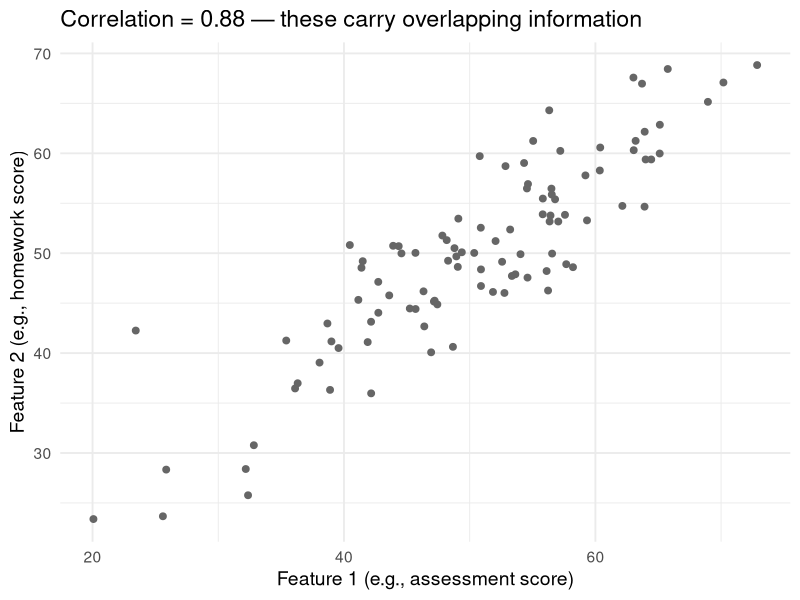
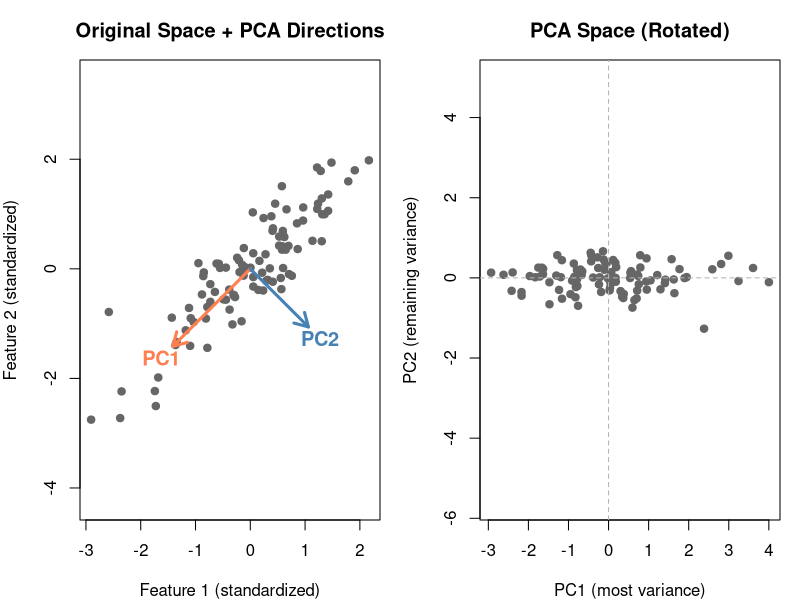
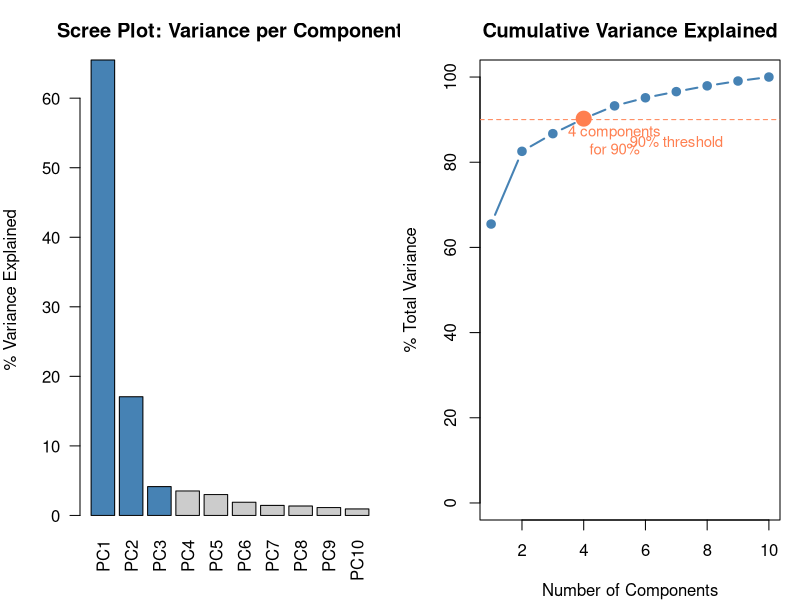
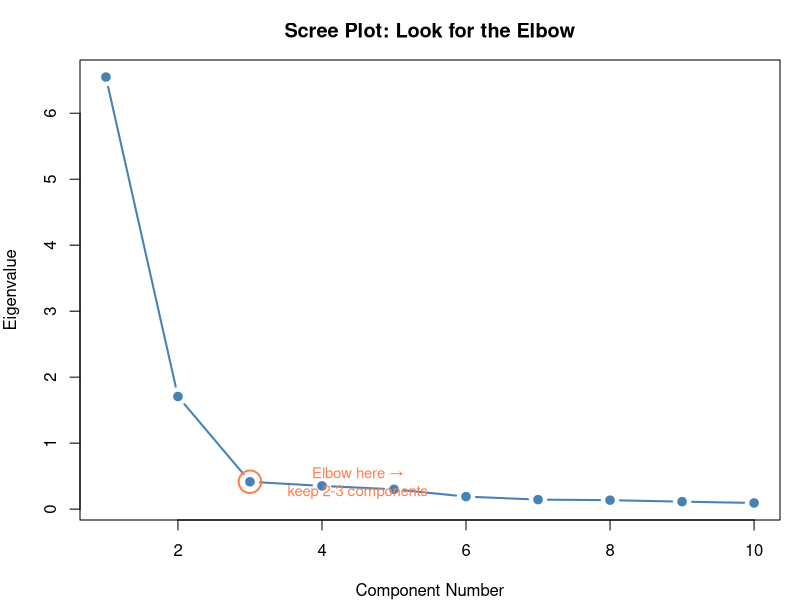
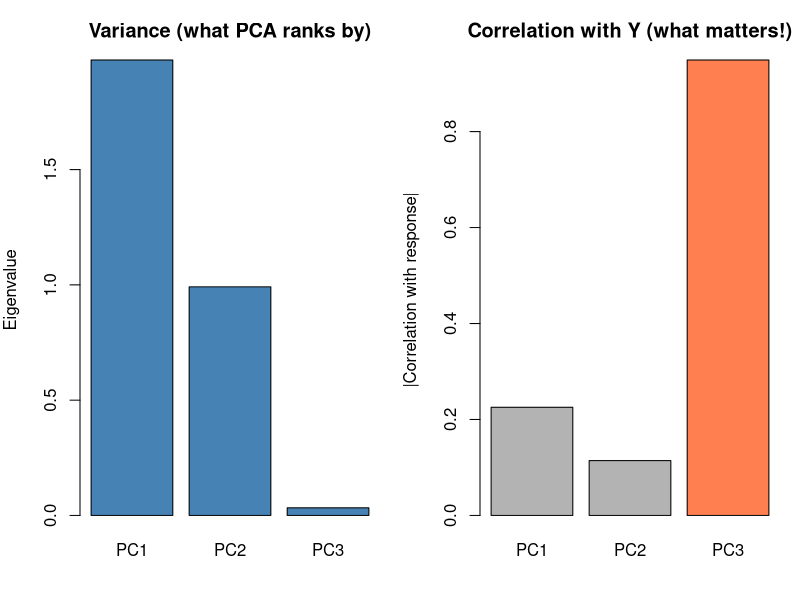
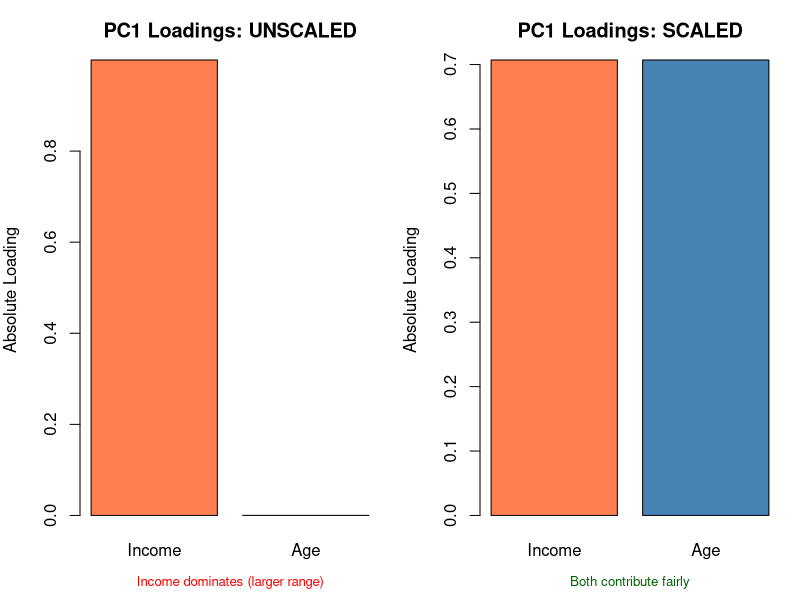
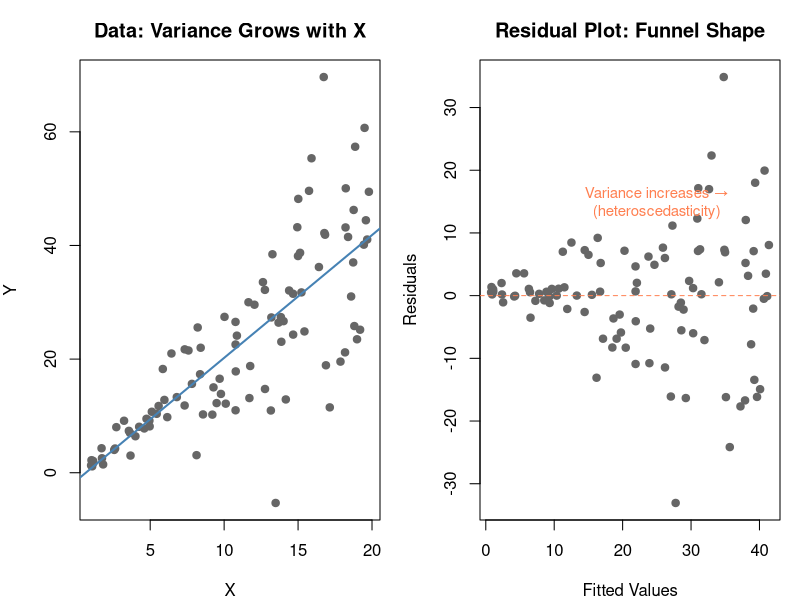

Generate these figures, in order, with R: (Note: this script raises an error after producing the figures.)
## ---- chunk 1
#| label: fig-correlated-data
#| fig-cap: "These two features are highly correlated — they carry redundant information"

library(ggplot2)
set.seed(42)

n <- 100

# Two correlated features
x1 <- rnorm(n, 50, 10)
x2 <- 0.8 * x1 + rnorm(n, 10, 5)  # correlated with x1

df <- data.frame(x1 = x1, x2 = x2)

ggplot(df, aes(x1, x2)) +
  geom_point(size = 2, color = "gray40") +
  theme_minimal(base_size = 14) +
  labs(x = "Feature 1 (e.g., assessment score)",
       y = "Feature 2 (e.g., homework score)",
       title = paste0("Correlation = ", round(cor(x1, x2), 2),
                       " — these carry overlapping information"))
## ---- chunk 2
#| label: fig-pca-rotation
#| fig-cap: "PCA rotates the axes to align with the directions of maximum variance"

# Standardize
df_s <- scale(df)

# PCA
pca <- prcomp(df_s)

# Plot original data with PCA directions
par(mfrow = c(1, 2), mar = c(4, 4, 3, 1))

# Original space with PCA arrows
plot(df_s[, 1], df_s[, 2], pch = 19, col = "gray40", asp = 1,
  main = "Original Space + PCA Directions",
  xlab = "Feature 1 (standardized)", ylab = "Feature 2 (standardized)")

# PC1 direction
arrows(0, 0, pca$rotation[1, 1] * 2, pca$rotation[2, 1] * 2,
  col = "coral", lwd = 3, length = 0.15)
text(pca$rotation[1, 1] * 2.3, pca$rotation[2, 1] * 2.3,
  "PC1", col = "coral", font = 2, cex = 1.2)

# PC2 direction
arrows(0, 0, pca$rotation[1, 2] * 1.5, pca$rotation[2, 2] * 1.5,
  col = "steelblue", lwd = 3, length = 0.15)
text(pca$rotation[1, 2] * 1.8, pca$rotation[2, 2] * 1.8,
  "PC2", col = "steelblue", font = 2, cex = 1.2)

# Rotated space (PCA scores)
scores <- pca$x
plot(scores[, 1], scores[, 2], pch = 19, col = "gray40", asp = 1,
  main = "PCA Space (Rotated)",
  xlab = "PC1 (most variance)", ylab = "PC2 (remaining variance)")
abline(h = 0, v = 0, lty = 2, col = "gray70")

par(mfrow = c(1, 1))
## ---- chunk 3
#| label: fig-eigenvalues
#| fig-cap: "Eigenvalues tell you how much variance each component captures"

# Show eigenvalues
eigenvalues <- pca$sdev^2
var_explained <- eigenvalues / sum(eigenvalues) * 100

cat("Eigenvalues:\n")
cat(sprintf("  PC1: %.2f (%.1f%% of variance)\n", eigenvalues[1], var_explained[1]))
cat(sprintf("  PC2: %.2f (%.1f%% of variance)\n", eigenvalues[2], var_explained[2]))
cat(sprintf("\nPC1 alone captures %.1f%% of the information!\n", var_explained[1]))
cat("With correlated data, you can often drop PC2 and lose very little.")
## ---- chunk 4
#| label: fig-high-dim
#| fig-cap: "10 correlated features compressed into components — most variance in first 2-3"

set.seed(42)

# Generate 10 correlated features (all driven by 2 hidden factors)
hidden1 <- rnorm(n)
hidden2 <- rnorm(n)

features <- matrix(nrow = n, ncol = 10)
for (j in 1:10) {
  w1 <- runif(1, 0.5, 1.5) * sample(c(-1, 1), 1)
  w2 <- runif(1, 0.2, 0.8) * sample(c(-1, 1), 1)
  features[, j] <- w1 * hidden1 + w2 * hidden2 + rnorm(n, 0, 0.5)
}
colnames(features) <- paste0("X", 1:10)

# PCA
pca10 <- prcomp(scale(features))
var_exp10 <- pca10$sdev^2 / sum(pca10$sdev^2) * 100
cum_var <- cumsum(var_exp10)

par(mfrow = c(1, 2), mar = c(4, 4, 3, 1))

# Scree plot
barplot(var_exp10, names.arg = paste0("PC", 1:10),
  col = ifelse(cum_var <= 90, "steelblue", "gray80"),
  main = "Scree Plot: Variance per Component",
  ylab = "% Variance Explained", las = 2)

# Cumulative variance
plot(1:10, cum_var, type = "b", pch = 19, col = "steelblue", lwd = 2,
  main = "Cumulative Variance Explained",
  xlab = "Number of Components", ylab = "% Total Variance",
  ylim = c(0, 100))
abline(h = 90, lty = 2, col = "coral")
text(7, 85, "90% threshold", col = "coral", cex = 0.9)

# Mark how many needed for 90%
n_for_90 <- which(cum_var >= 90)[1]
points(n_for_90, cum_var[n_for_90], pch = 19, cex = 2, col = "coral")
text(n_for_90 + 1, cum_var[n_for_90] - 5,
  paste0(n_for_90, " components\nfor 90%"), col = "coral", cex = 0.9)

par(mfrow = c(1, 1))
## ---- chunk 5
#| label: fig-scree-elbow
#| fig-cap: "The scree plot elbow suggests 2-3 components are sufficient"

plot(1:10, pca10$sdev^2, type = "b", pch = 19, col = "steelblue", lwd = 2,
  main = "Scree Plot: Look for the Elbow",
  xlab = "Component Number", ylab = "Eigenvalue")

# Highlight the elbow
points(3, pca10$sdev[3]^2, pch = 1, cex = 3, col = "coral", lwd = 2)
text(4.5, pca10$sdev[3]^2, "Elbow here →\nkeep 2-3 components",
  col = "coral", cex = 0.9)
## ---- chunk 6
#| label: fig-pca-trap
#| fig-cap: "PC1 has the most variance but PC3 actually predicts the response"

set.seed(42)

# Create data where the signal is in a low-variance direction
n_trap <- 150
noise_big <- rnorm(n_trap, 0, 5)    # big variance, no signal
noise_med <- rnorm(n_trap, 0, 3)    # medium variance, no signal
signal <- rnorm(n_trap, 0, 1)       # small variance, IS the signal

X_trap <- cbind(
  noise_big + 0.1 * signal,
  noise_med + 0.05 * signal,
  0.5 * noise_big + 0.8 * signal    # signal mixed in
)

y_trap <- 3 * signal + rnorm(n_trap, 0, 0.5)  # y depends on the hidden signal

pca_trap <- prcomp(scale(X_trap))

# Correlation of each PC with y
pc_cor <- sapply(1:3, function(j) cor(pca_trap$x[, j], y_trap))

par(mfrow = c(1, 2), mar = c(4, 4, 3, 1))

barplot(pca_trap$sdev^2, names.arg = paste0("PC", 1:3),
  col = "steelblue", main = "Variance (what PCA ranks by)",
  ylab = "Eigenvalue")

barplot(abs(pc_cor), names.arg = paste0("PC", 1:3),
  col = c("gray70", "gray70", "coral"),
  main = "Correlation with Y (what matters!)",
  ylab = "|Correlation with response|")

par(mfrow = c(1, 1))

cat("PC1 has the MOST variance but the LEAST predictive power.\n")
cat("PC3 has the LEAST variance but the MOST predictive power.\n")
cat("\nThis is why you MUST validate PCA-based models on actual prediction.\n")
cat("Don't blindly drop low-variance components!")
## ---- chunk 7
#| label: fig-scaling-pca
#| fig-cap: "Without scaling, the high-range feature dominates PC1"

set.seed(42)

# Income: 30k-90k, Age: 20-65
data_unscaled <- data.frame(
  income = rnorm(80, 60000, 15000),
  age = rnorm(80, 40, 10)
)

pca_unscaled <- prcomp(data_unscaled, scale. = FALSE)
pca_scaled <- prcomp(data_unscaled, scale. = TRUE)

par(mfrow = c(1, 2), mar = c(4, 4, 3, 1))

# Loadings comparison
barplot(abs(pca_unscaled$rotation[, 1]), names.arg = c("Income", "Age"),
  col = c("coral", "steelblue"), main = "PC1 Loadings: UNSCALED",
  ylab = "Absolute Loading")
mtext("Income dominates (larger range)", side = 1, line = 2.5, cex = 0.8, col = "red")

barplot(abs(pca_scaled$rotation[, 1]), names.arg = c("Income", "Age"),
  col = c("coral", "steelblue"), main = "PC1 Loadings: SCALED",
  ylab = "Absolute Loading")
mtext("Both contribute fairly", side = 1, line = 2.5, cex = 0.8, col = "darkgreen")

par(mfrow = c(1, 1))
## ---- chunk 8
#| label: fig-heteroscedasticity
#| fig-cap: "The funnel shape: variance increases with the predicted value"

set.seed(42)
x_bc <- runif(100, 1, 20)
y_bc <- 2 * x_bc + rnorm(100, 0, x_bc * 0.8)  # variance grows with x

df_bc <- data.frame(x = x_bc, y = y_bc)
fit_bc <- lm(y ~ x, data = df_bc)

par(mfrow = c(1, 2), mar = c(4, 4, 3, 1))

plot(df_bc$x, df_bc$y, pch = 19, col = "gray40",
  main = "Data: Variance Grows with X",
  xlab = "X", ylab = "Y")
abline(fit_bc, col = "steelblue", lwd = 2)

plot(fitted(fit_bc), residuals(fit_bc), pch = 19, col = "gray40",
  main = "Residual Plot: Funnel Shape",
  xlab = "Fitted Values", ylab = "Residuals")
abline(h = 0, lty = 2, col = "coral")
text(25, 15, "Variance increases →\n(heteroscedasticity)", col = "coral", cex = 0.9)

par(mfrow = c(1, 1))
## ---- chunk 9
#| label: fig-boxcox-lambda
#| fig-cap: "Box-Cox finds the optimal λ that stabilizes variance"

library(MASS)

# Need positive y for Box-Cox
y_pos <- y_bc - min(y_bc) + 1
df_pos <- data.frame(x = x_bc, y = y_pos)
fit_pos <- lm(y ~ x, data = df_pos)

# Box-Cox profile
bc <- boxcox(fit_pos, plotit = TRUE)

# Find optimal lambda
optimal_lambda <- bc$x[which.max(bc$y)]
cat(sprintf("\nOptimal λ = %.2f\n", optimal_lambda))
cat(sprintf("Closest standard transform: %s\n",
  ifelse(abs(optimal_lambda) < 0.2, "log(y)",
    ifelse(abs(optimal_lambda - 0.5) < 0.2, "√y",
      ifelse(abs(optimal_lambda - 1) < 0.2, "no transform needed",
        paste0("y^", round(optimal_lambda, 2)))))))
## ---- chunk 10
#| label: fig-boxcox-effect
#| fig-cap: "Before and after Box-Cox: the funnel shape disappears"

# Apply transform
if (abs(optimal_lambda) < 0.01) {
  y_transformed <- log(y_pos)
} else {
  y_transformed <- (y_pos^optimal_lambda - 1) / optimal_lambda
}

df_trans <- data.frame(x = x_bc, y = y_transformed)
fit_trans <- lm(y ~ x, data = df_trans)

par(mfrow = c(2, 2), mar = c(4, 4, 3, 1))

# Before
plot(fitted(fit_pos), residuals(fit_pos), pch = 19, col = "coral",
  main = "BEFORE Box-Cox: Residuals",
  xlab = "Fitted", ylab = "Residual")
abline(h = 0, lty = 2)

hist(residuals(fit_pos), breaks = 15, col = "coral", border = "white",
  main = "BEFORE: Residual Distribution", xlab = "Residual")

# After
plot(fitted(fit_trans), residuals(fit_trans), pch = 19, col = "steelblue",
  main = "AFTER Box-Cox: Residuals",
  xlab = "Fitted", ylab = "Residual")
abline(h = 0, lty = 2)

hist(residuals(fit_trans), breaks = 15, col = "steelblue", border = "white",
  main = "AFTER: Residual Distribution", xlab = "Residual")

par(mfrow = c(1, 1))
## ---- chunk 11
#| label: fig-detrending
#| fig-cap: "Both variables trend upward with time → spurious correlation. Detrending reveals the truth."

set.seed(42)
time_dt <- 1:60

# Two UNRELATED things that both trend upward
ice_cream <- 10 + 0.3 * time_dt + rnorm(60, 0, 2)
drownings <- 5 + 0.15 * time_dt + rnorm(60, 0, 1.5)

par(mfrow = c(2, 2), mar = c(4, 4, 3, 1))

# Raw correlation (spurious)
plot(ice_cream, drownings, pch = 19, col = "coral",
  main = paste0("Raw: r = ", round(cor(ice_cream, drownings), 2)),
  xlab = "Ice Cream Sales", ylab = "Drownings")
abline(lm(drownings ~ ice_cream), col = "coral", lwd = 2)

# Both trending
plot(time_dt, ice_cream, type = "l", col = "coral", lwd = 2,
  main = "Both variables trend with time",
  xlab = "Time", ylab = "Value", ylim = c(0, 35))
lines(time_dt, drownings, col = "steelblue", lwd = 2)
legend("topleft", legend = c("Ice cream", "Drownings"), bty = "n",
  col = c("coral", "steelblue"), lwd = 2, cex = 0.8)

# Detrend
ice_dt <- residuals(lm(ice_cream ~ time_dt))
drown_dt <- residuals(lm(drownings ~ time_dt))

# Detrended correlation (real)
plot(ice_dt, drown_dt, pch = 19, col = "steelblue",
  main = paste0("Detrended: r = ", round(cor(ice_dt, drown_dt), 2)),
  xlab = "Ice Cream (detrended)", ylab = "Drownings (detrended)")
abline(lm(drown_dt ~ ice_dt), col = "steelblue", lwd = 2)

# Detrended series
plot(time_dt, ice_dt, type = "l", col = "coral", lwd = 2,
  main = "After detrending: no trend",
  xlab = "Time", ylab = "Detrended Value")
lines(time_dt, drown_dt, col = "steelblue", lwd = 2)
abline(h = 0, lty = 2, col = "gray50")

par(mfrow = c(1, 1))
## ---- chunk 12
#| label: fig-pca-regression
#| fig-cap: "PCA + regression: compress 10 features into 3 components, then regress"

# Use the 10-feature data from earlier
y_demo <- 2 * hidden1 - 1.5 * hidden2 + rnorm(n, 0, 0.5)

# Full regression (all 10 features)
fit_full <- lm(y_demo ~ features)

# PCA regression (3 components)
scores3 <- pca10$x[, 1:3]
fit_pca <- lm(y_demo ~ scores3)

cat("=== Full model (10 predictors) ===\n")
cat(sprintf("  R² = %.3f\n", summary(fit_full)$r.squared))
cat(sprintf("  Adj R² = %.3f\n\n", summary(fit_full)$adj.r.squared))

cat("=== PCA model (3 components) ===\n")
cat(sprintf("  R² = %.3f\n", summary(fit_pca)$r.squared))
cat(sprintf("  Adj R² = %.3f\n", summary(fit_pca)$adj.r.squared))
cat("\n10 predictors → 3 components with similar Adj R²")
cat("\nSimpler model, less overfitting risk, no multicollinearity")
